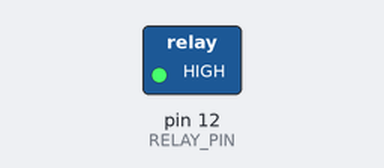
This sketch was run on a simulated Arduino Uno, built with avr-gcc and run on an emulated ATmega328P. Shown: switched loads named in the sketch (green lamp = pin HIGH).

Above: at 1.5 s.
At 4.0 s:
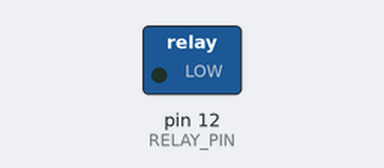
Timing chart, 0 to 6.5 s (numbered marks = the images above):
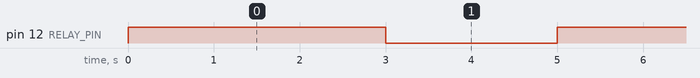

Measured:
- by itself, pin 12 (RELAY_PIN): alternates HIGH for 3.0 s and LOW for 2.0 s

The sketch:

Arduino.ino
```cpp
void setup(){
     pinMode(12,OUTPUT); // RELAY PIN

  Serial.begin(9600);
}

void loop(){
      digitalWrite(12,HIGH);
  delay(3000);


  int human_count;

  if (Serial.available() > 0) {
    human_count = Serial.parseInt();
  }

     if(human_count >= 0){
      digitalWrite(12,LOW);
      delay(2000);
      digitalWrite(12,HIGH);

      }


  }
```
